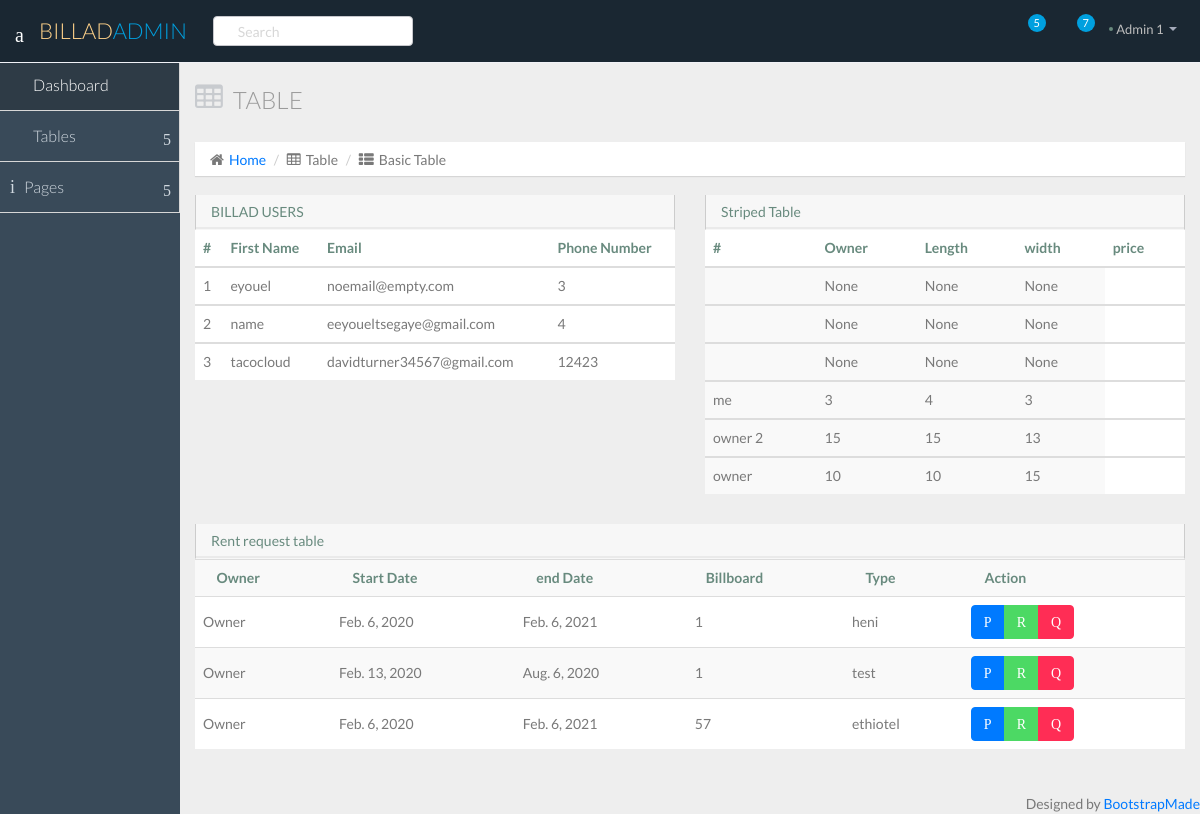
Page /accounts/basicTable/ on the committed database.
### accounts/models.py (models this page shows)
class Account(models.Model):
    name = models.CharField(max_length=100)
    phone_number = models.IntegerField()
    email = models.EmailField(default='noemail@empty.com')
    password = models.CharField(max_length=100)

### billboards/models.py (models this page shows)
class Billboard(models.Model):
    primary_photo= models.ImageField(default='default.png', blank=True)
    name = models.CharField(max_length=100)
    location = models.CharField(max_length=100)
    owner = models.CharField(max_length=100)
    price = models.IntegerField(null=True)
    rating = models.IntegerField(default=0)
    length = models.IntegerField(null=True)
    width = models.IntegerField(null=True)
    rent = models.CharField(default="none",max_length=100)

class rent(models.Model):
    startDate = models.DateField()
    endDate = models.DateField()
    advertisementType = models.CharField( max_length=200)
    billboard = models.CharField(max_length=200)

### accounts/views.py (the view)
# urls.py: path('basicTable/', views.basicTable, name="basicTable"),
def basicTable(request):
    users = Account.objects.all().order_by('name')
    billboards = Billboard.objects.all().order_by('price')
    rents= rent.objects.all()
    return render(request,"accounts/basicTable.html", {'users':users,'billboards':billboards,'rents':rents})

### accounts/templates/accounts/basicTable.html (shortened to what this page needs)
{%load static%}
<!DOCTYPE html>
<html lang="en">
<head>
 <link href="{%static 'css/bootstrap.min.css'%}" rel="stylesheet">
 <link href="{%static 'css/bootstrap-theme.css'%}" rel="stylesheet">
 <link href="{%static 'css/elegant-icons-style.css'%}" rel="stylesheet" />
 <link href="{%static 'css/font-awesome.min.css'%}" rel="stylesheet" />
  <link href="{%static 'css/AdminStyle.css'%}" rel="stylesheet">
  <link href="{%static 'css/style-responsive.css'%}" rel="stylesheet" />
</head>
<body>
  <section id="container" class="">
    <header class="header dark-bg">
      <div class="toggle-nav">
        <div class="icon-reorder tooltips" data-original-title="Toggle Navigation" data-placement="bottom"><i class="icon_menu"></i></div>
      </div>
      <a href="index.html" class="logo"> BILLAD<span class="lite">Admin</span></a>
      <div class="nav search-row" id="top_menu">
        <ul class="nav top-menu">
          <li>
            <form class="navbar-form">
              <input class="form-control" placeholder="Search" type="text">
            </form>
          </li>
        </ul>
      </div>
      <div class="top-nav notification-row">
        <ul class="nav pull-right top-menu">
          <li id="task_notificatoin_bar" class="dropdown">
            <a data-toggle="dropdown" class="dropdown-toggle" href="#">
                        </a>
          </li>
          <li id="mail_notificatoin_bar" class="dropdown">
            <a data-toggle="dropdown" class="dropdown-toggle" href="#">
                            <i class="icon-envelope-l"></i>
                            <span class="badge bg-important">5</span>
                        </a>
          </li>
          <li id="alert_notificatoin_bar" class="dropdown">
            <a data-toggle="dropdown" class="dropdown-toggle" href="#">
                            <i class="icon-bell-l"></i>
                            <span class="badge bg-important">7</span>
                        </a>
          </li>
          <li class="dropdown">
            <a data-toggle="dropdown" class="dropdown-toggle" href="#">
                            <span class="profile-ava">
                                <img alt="" src="img/avatar1_small.jpg">
                            </span>
                            <span class="username">Admin 1</span>
                            <b class="caret"></b>
                        </a>
          </li>
        </ul>
      </div>
    </header>
    <aside>
      <div id="sidebar" class="nav-collapse ">
        <ul class="sidebar-menu">
          <li class="active">
            <a class="" href="index.html">
                          <i class="icon_house_alt"></i>
                          <span>Dashboard</span>
                      </a>
          </li>
          <li class="sub-menu">
            <a href="javascript:;" class="">
                          <i class="icon_table"></i>
                          <span>Tables</span>
                          <span class="menu-arrow arrow_carrot-right"></span>
                      </a>
          </li>
          <li class="sub-menu">
            <a href="javascript:;" class="">
                          <i class="icon_documents_alt"></i>
                          <span>Pages</span>
                          <span class="menu-arrow arrow_carrot-right"></span>
                      </a>
          </li>
        </ul>
      </div>
    </aside>
    <section id="main-content">
      <section class="wrapper">
        <div class="row">
          <div class="col-lg-12">
            <h3 class="page-header"><i class="fa fa-table"></i> Table</h3>
            <ol class="breadcrumb">
              <li><i class="fa fa-home"></i><a href="index.html">Home</a></li>
              <li><i class="fa fa-table"></i>Table</li>
              <li><i class="fa fa-th-list"></i>Basic Table</li>
            </ol>
          </div>
        </div>
        <div class="row">
          <div class="col-sm-6">
            <section class="panel">
              <header class="panel-heading">
                BILLAD USERS
              </header>
              <table class="table">
                <thead>
                  <tr>
                    <th>#</th>
                    <th>First Name</th>
                    <th>Email</th>
                    <th>Phone Number</th>
                  </tr>
                </thead>
                {%for user in users%}
                <tbody>
                    <tr>
                        <td>{{user.id}}</td>
                      <td>{{user.name}}</td>
                      <td>{{user.email}}</td>
                      <td>{{user.phone_number}}</td>
                    </tr>
                <tbody>
                {%endfor%}
                </tbody>
              </table>
            </section>
          </div>
          <div class="col-sm-6">
            <section class="panel">
              <header class="panel-heading">
                Striped Table
              </header>
              <table class="table table-striped">
                <thead>
                  <tr>
                    <th>#</th>
                    <th>Owner</th>
                    <th>Length</th>
                    <th>width</th>
                    <th>price</th>
                  </tr>
                </thead>
                {%for billboard in billboards%}
                <tbody>
                    <tr>
                        <td>{{billboard.owner}}</td>
                      <td>{{billboard.length}}</td>
                      <td>{{billboard.width}}</td>
                      <td>{{billboard.price}}</td>
                    </tr>
                <tbody>
                {%endfor%}
              </table>
            </section>
          </div>
        </div>
        <div class="row">
          <div class="col-lg-12">
            <section class="panel">
              <header class="panel-heading">
                Rent request table
              </header>
              <table class="table table-striped table-advance table-hover">
                <tbody>
                  <tr>
                    <th><i class="icon_profile"></i> Owner</th>
                    <th><i class="icon_calendar"></i> Start Date</th>
                    <th><i class="icon_mail_alt"></i> end Date</th>
                    <th><i class="icon_pin_alt"></i>Billboard</th>
                    <th><i class="icon_mobile"></i> Type</th>
                    <th><i class="icon_cogs"></i> Action</th>
                  </tr>
                  {%for rent in rents%}
                  <tr>
                        <td>Owner</td>
                      <td>{{rent.startDate}}</td>
                      <td>{{rent.endDate}}</td>
                      <td>{{rent.billboard}}</td>
                      <td>{{rent.advertisementType}}</td>
                    <td>
                      <div class="btn-group">
                        <a class="btn btn-primary" href="#"><i class="icon_plus_alt2"></i></a>
                        <a class="btn btn-success" href="#"><i class="icon_check_alt2"></i></a>
                        <a class="btn btn-danger" href="#"><i class="icon_close_alt2"></i></a>
                      </div>
                    </td>
                    </tr>
                    {%endfor%}
                </tbody>
              </table>
            </section>
          </div>
        </div>
      </section>
    </section>
    <div class="text-right">
      <div class="credits">
          Designed by <a href="https://bootstrapmade.com/">BootstrapMade</a>
        </div>
    </div>
  </section>
</body>
</html>

### rows in the picture
Account: id "1", name "eyouel", email "noemail@empty.com", phone_number "3"
Account: id "2", name "name", email "eeyoueltsegaye@gmail.com", phone_number "4"
Account: id "3", name "tacocloud", email "davidturner34567@gmail.com", phone_number "12423"
Billboard: length "None", width "None", price "None"
Billboard: length "None", width "None", price "None"
Billboard: length "None", width "None", price "None"
Billboard: owner "me", length "3", width "4", price "3"
Billboard: owner "owner 2", length "15", width "15", price "13"
Billboard: owner "owner", length "10", width "10", price "15"
rent: startDate "Feb. 6, 2020", endDate "Feb. 6, 2021", billboard "1", advertisementType "heni"
rent: startDate "Feb. 13, 2020", endDate "Aug. 6, 2020", billboard "1", advertisementType "test"
rent: startDate "Feb. 6, 2020", endDate "Feb. 6, 2021", billboard "57", advertisementType "ethiotel"
